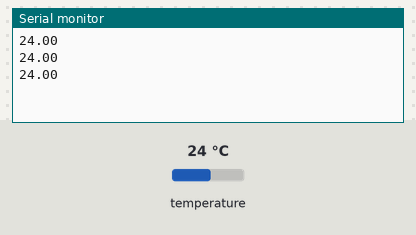
The sketch below on a simulated Arduino Uno, built with avr-gcc and run on an emulated ATmega328P. On the bench: the last lines printed to the serial monitor. Wiring (inferred from the names in the program): TMP102 temperature sensor at I2C address 0x48. Inputs (shaded band) come from the test bench; at power-on: temperature 24 °C.

Above: at 1.3 s.
1.4 s: temperature set to 12 °C
At 1.9 s:
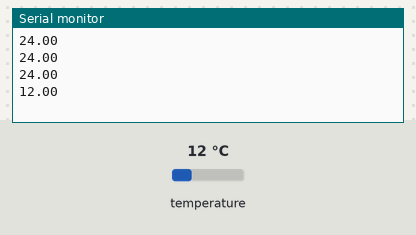
2.9 s: temperature set to 19 °C
At 3.4 s:
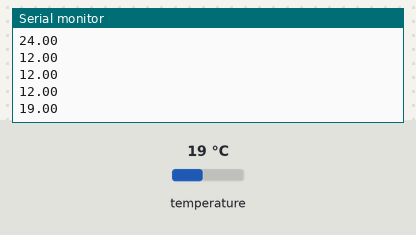
Timing chart, 0 to 5.9 s (numbered marks = the images above; inputs shaded):
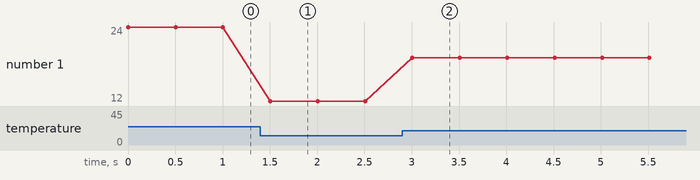

Measured:
- after the input at 1.4 s, the serial monitor: prints a new line after 0.10 s (image 1)
- after the input at 2.9 s, the serial monitor: prints a new line after 0.11 s (image 2)
- plotted number 1: 24 → 12 after the input at 1.4 s, 12 → 19 after the input at 2.9 s

The sketch:

Temperatuur.ino
```cpp
#include <Wire.h>
# define TMP102_ADDRESS 72


void setup() {
  Wire.begin();
  Serial.begin(9600) ;
}

void loop() {
  Serial.println(getTemp());
  delay(500);
}

float getTemp () {
  Wire.beginTransmission(TMP102_ADDRESS);
  Wire.write(0x00);
  Wire.endTransmission();
  Wire.requestFrom(TMP102_ADDRESS , 2);
  Wire.endTransmission();

  byte MSB = Wire.read();
  byte LSB = Wire.read();
  int msbInt = MSB;
  int lsbInt = LSB;

  int waarde = (msbInt << 4) | (lsbInt >> 4);
  return (float) (waarde * 0.0625);
}
```
